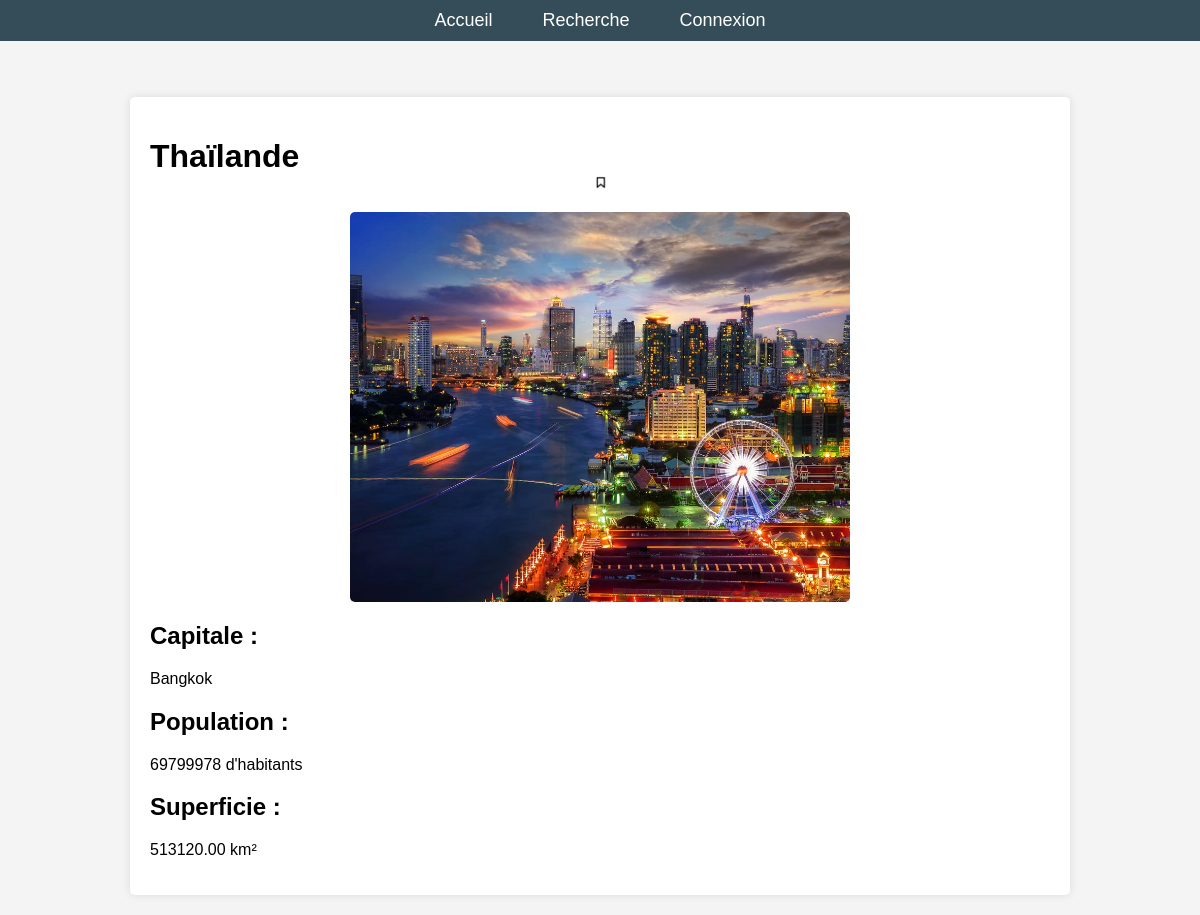
The app's page /?action=detail&idP=3 with its own data.
### tables this page shows
CREATE TABLE `pays` (
  `idP` int NOT NULL,
  `nom` varchar(100) NOT NULL,
  `capital` varchar(50) NOT NULL,
  `population` bigint DEFAULT NULL,
  `superficie` decimal(10,2) DEFAULT NULL,
  `photo_idPh` int DEFAULT NULL,
  `langue_idL` int NOT NULL
);

CREATE TABLE `photo` (
  `idPh` int NOT NULL,
  `chemin` varchar(255) NOT NULL
);

### controleur/detailPays.php (called while the page is built, shortened)
<?php
include_once "$racine/modele/bd.pays.inc.php";
include_once "$racine/modele/bd.photo.inc.php";
include_once "$racine/modele/bd.favoris.inc.php";
$idP = isset($_GET["idP"]) ? intval($_GET["idP"]) : 0;
$unPays = getPaysByIdP($idP);
$idU = getidULoggedOn();
$favoris = getFavorisById($idU, $idP);
include "$racine/vue/entete.html.php";
include "$racine/vue/vueDetailPays.php";
include "$racine/vue/pied.html.php";
?>

### index.php (called while the page is built, shortened)
<?php
include "getRacine.php";
if (isset($_GET["action"])) {
    $action = $_GET["action"];
} else {
    $action = "defaut";
}
$fichier = controleurPrincipal($action);
include "$racine/controleur/$fichier";
?>

### modele/bd.pays.inc.php (called while the page is built, shortened)
<?php
function getPaysByIdP($idP)
{
    try {
        $cnx = connexionPDO();
        $req = $cnx->prepare("select * from pays where idP=:idP");
        $req->bindValue(':idP', $idP, PDO::PARAM_INT);
        $req->execute();
        $resultat = $req->fetch(PDO::FETCH_ASSOC);
    } catch (PDOException $e) {
        print "Erreur !: " . $e->getMessage();
        die();
    }
    return $resultat;
}
?>

### modele/bd.favoris.inc.php (called while the page is built, shortened)
<?php
function getFavorisById($idU, $idP){
    try {
        $cnx = connexionPDO();
        $req = $cnx->prepare("SELECT * FROM favoris WHERE utilisateur_idU = :idU AND pays_idP = :idP");
        $req->bindValue(':idP', $idP, PDO::PARAM_INT);
        $req->bindValue(':idU', $idU, PDO::PARAM_INT);
        $req->execute();
        $resultat = $req->fetch(PDO::FETCH_ASSOC);
    } catch (PDOException $e) {
        print "Erreur !: " . $e->getMessage();
        die();
    }
    return $resultat;
}
?>

### modele/bd.photo.inc.php (called while the page is built, shortened)
<?php
function getPhotoByIdPh($idPh)
{
    $resultat = array();
    try {
        $cnx = connexionPDO();
        $req = $cnx->prepare("SELECT * FROM photo WHERE idPh = :idPh");
        $req->bindValue(':idPh', $idPh, PDO::PARAM_INT);
        $req->execute();
        $resultat = $req->fetch(PDO::FETCH_ASSOC);
    } catch (PDOException $e) {
        print "Erreur !: " . $e->getMessage();
        die();
    }
    return $resultat;
}
?>

### vue/vueDetailPays.php (the view, shortened to what this page needs)
<?php
require_once __DIR__ . '/../modele/bd.photo.inc.php';
$photo_id = isset($unPays['photo_idPh']) ? intval($unPays['photo_idPh']) : null;
$photo = (!empty($photo_id)) ? getPhotoByIdPh($photo_id) : null;
?>
<h1><?= $unPays['nom']; ?>
    <?php if ($favoris != false) { ?>
        <a href="./?action=favoris&idP=<?= $unPays['idP']; ?>" ><img class="favoris" src="images/Favoris1.png"></a>
    <?php } else { ?>
        <a href="./?action=favoris&idP=<?= $unPays['idP']; ?>" ><img class="favoris" src="images/PasFavoris.png"></a>
    <?php } ?>
</h1>
<div id="photo-pays">
    <?php
    if (!empty($photo) && isset($photo['chemin'])) {
        $chemin = 'photos/' . htmlspecialchars($photo['chemin']);
        if (file_exists(__DIR__ . "/../$chemin")) { ?>
            <img src="/paysASEv2/<?= $chemin ?>" alt="Image de <?= htmlspecialchars($unPays['nom']) ?>" />
        <?php }
    } ?>
</div>
<h2 id="capital">Capitale :</h2>
<p><?= htmlspecialchars($unPays['capital']) ?></p>
<h2 id="population">Population :</h2>
<p><?= htmlspecialchars($unPays['population']) ?> d'habitants</p>
<h2 id="superficie">Superficie :</h2>
<p><?= htmlspecialchars($unPays['superficie']) ?> km²</p>

### css/styles.css (style rules this page uses)
body { font-family: Arial, sans-serif; margin: 0; padding: 0; background-color: #f4f4f4; }
a { text-decoration: none; }
img { width: 500px; height: 390px; object-fit: cover; display: block; margin: 0 auto; border-radius: 5px; }
.favoris { vertical-align : middle; width: 15px; height: 15px; }

### records on screen
pays: nom "Thaïlande", capital "Bangkok", population "69799978", superficie "513120.00"
photo: chemin (picture)
